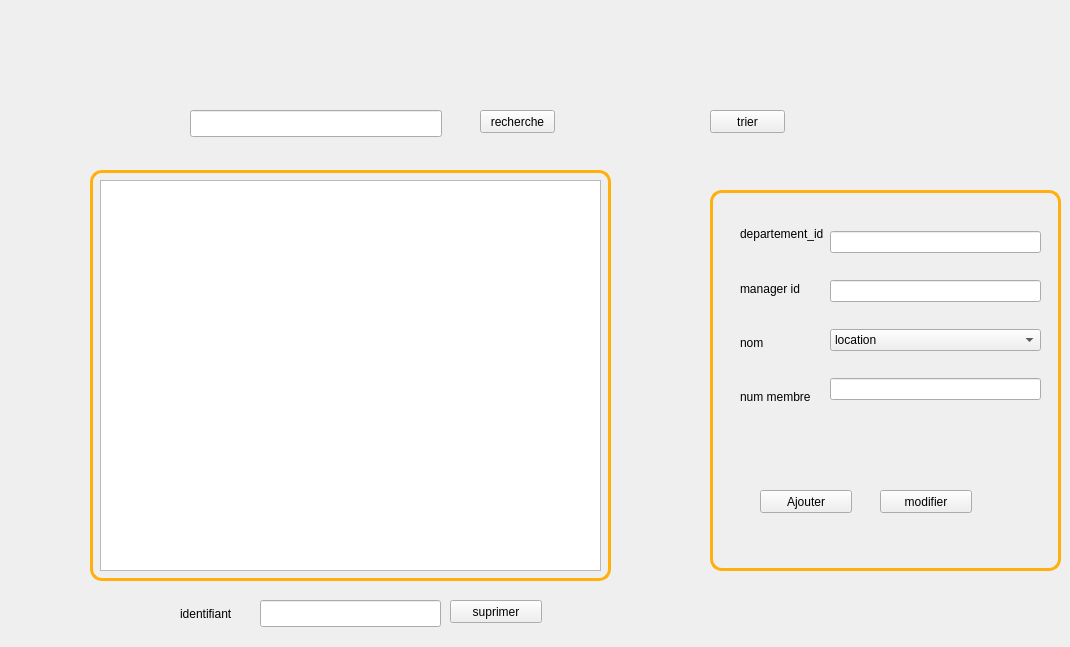
        <widget class="QWidget" name="page_12">
         <widget class="QLineEdit" name="lineEditrecherchee_2">
          <property name="geometry">
           <rect>
            <x>190</x>
            <y>110</y>
            <width>252</width>
            <height>27</height>
           </rect>
          </property>
          <property name="styleSheet">
           <string notr="true"/>
          </property>
          <property name="text">
           <string/>
          </property>
         </widget>
         <widget class="QTableView" name="tabemployee_2">
          <property name="geometry">
           <rect>
            <x>100</x>
            <y>180</y>
            <width>501</width>
            <height>391</height>
           </rect>
          </property>
         </widget>
         <widget class="QPushButton" name="pb_trierr_2">
          <property name="geometry">
           <rect>
            <x>710</x>
            <y>110</y>
            <width>75</width>
            <height>23</height>
           </rect>
          </property>
          <property name="text">
           <string>trier</string>
          </property>
         </widget>
         <widget class="QPushButton" name="pb_ajouterr_2">
          <property name="geometry">
           <rect>
            <x>760</x>
            <y>490</y>
            <width>92</width>
            <height>23</height>
           </rect>
          </property>
          <property name="styleSheet">
           <string notr="true"/>
          </property>
          <property name="text">
           <string>Ajouter</string>
          </property>
          <property name="icon">
           <iconset>
            <normaloff>:/theme_normal/ajouter.png</normaloff>:/theme_normal/ajouter.png</iconset>
          </property>
         </widget>
         <widget class="QPushButton" name="pb_supprimerr_2">
          <property name="geometry">
           <rect>
            <x>450</x>
            <y>600</y>
            <width>92</width>
            <height>23</height>
           </rect>
          </property>
          <property name="styleSheet">
           <string notr="true"/>
          </property>
          <property name="text">
           <string>suprimer</string>
          </property>
          <property name="icon">
           <iconset>
            <normaloff>:/theme_normal/supprimer.png</normaloff>:/theme_normal/supprimer.png</iconset>
          </property>
         </widget>
         <widget class="QWidget" name="horizontalLayoutWidget_7">
          <property name="geometry">
           <rect>
            <x>740</x>
            <y>210</y>
            <width>301</width>
            <height>211</height>
           </rect>
          </property>
          <layout class="QHBoxLayout" name="horizontalLayout_10">
           <item>
            <layout class="QVBoxLayout" name="verticalLayout_21">
             <item>
              <widget class="QLabel" name="label_70">
               <property name="text">
                <string>departement_id</string>
               </property>
              </widget>
             </item>
             <item>
              <widget class="QLabel" name="label_71">
               <property name="text">
                <string>manager id</string>
               </property>
              </widget>
             </item>
             <item>
              <widget class="QLabel" name="label_72">
               <property name="text">
                <string>nom</string>
               </property>
              </widget>
             </item>
             <item>
              <widget class="QLabel" name="label_73">
               <property name="text">
                <string>num membre</string>
               </property>
              </widget>
             </item>
            </layout>
           </item>
           <item>
            <layout class="QVBoxLayout" name="verticalLayout_22">
             <item>
              <widget class="QLineEdit" name="lineEdit_idd_2">
               <property name="text">
                <string/>
               </property>
              </widget>
             </item>
             <item>
              <widget class="QLineEdit" name="lineEdit_managerr">
               <property name="enabled">
                <bool>true</bool>
               </property>
              </widget>
             </item>
             <item>
              <widget class="QComboBox" name="mariemm">
               <item>
                <property name="text">
                 <string>location</string>
                </property>
               </item>
               <item>
                <property name="text">
                 <string>ressource humaine</string>
                </property>
               </item>
               <item>
                <property name="text">
                 <string>finance</string>
                </property>
               </item>
               <item>
                <property name="text">
                 <string>marketing</string>
                </property>
               </item>
              </widget>
             </item>
             <item>
              <widget class="QLineEdit" name="lineEdit_num_membre"/>
             </item>
            </layout>
           </item>
          </layout>
         </widget>
         <widget class="QLabel" name="label_74">
          <property name="geometry">
           <rect>
            <x>180</x>
            <y>590</y>
            <width>56</width>
            <height>48</height>
           </rect>
          </property>
          <property name="text">
           <string>identifiant</string>
          </property>
         </widget>
         <widget class="QPushButton" name="pb_modifierr_2">
          <property name="geometry">
           <rect>
            <x>880</x>
            <y>490</y>
            <width>92</width>
            <height>23</height>
           </rect>
          </property>
          <property name="styleSheet">
           <string notr="true"/>
          </property>
          <property name="text">
           <string>modifier</string>
          </property>
          <property name="icon">
           <iconset>
            <normaloff>:/theme_normal/modifier.png</normaloff>:/theme_normal/modifier.png</iconset>
          </property>
         </widget>
         <widget class="QPushButton" name="pb_recherchee_2">
          <property name="geometry">
           <rect>
            <x>480</x>
            <y>110</y>
            <width>75</width>
            <height>23</height>
           </rect>
          </property>
          <property name="text">
           <string>recherche</string>
          </property>
         </widget>
         <widget class="QLineEdit" name="lineEdits_2">
          <property name="geometry">
           <rect>
            <x>260</x>
            <y>600</y>
            <width>181</width>
            <height>27</height>
           </rect>
          </property>
          <property name="text">
           <string/>
          </property>
         </widget>
         <widget class="QLabel" name="label_75">
          <property name="geometry">
           <rect>
            <x>710</x>
            <y>190</y>
            <width>351</width>
            <height>381</height>
           </rect>
          </property>
          <property name="styleSheet">
           <string notr="true">background-color: transparent;
border-radius: 12px;
border-color: rgb(255, 175, 14);
	padding: 5px;
border-width: 3px;
border-style: solid ;</string>
          </property>
          <property name="text">
           <string/>
          </property>
         </widget>
         <widget class="QLabel" name="label_109">
          <property name="geometry">
           <rect>
            <x>90</x>
            <y>170</y>
            <width>521</width>
            <height>411</height>
           </rect>
          </property>
          <property name="styleSheet">
           <string notr="true">background-color: transparent;
border-radius: 12px;
border-color: rgb(255, 175, 14);
	padding: 5px;
border-width: 3px;
border-style: solid ;</string>
          </property>
          <property name="text">
           <string/>
          </property>
         </widget>
         <zorder>label_109</zorder>
         <zorder>label_75</zorder>
         <zorder>lineEditrecherchee_2</zorder>
         <zorder>tabemployee_2</zorder>
         <zorder>pb_trierr_2</zorder>
         <zorder>pb_ajouterr_2</zorder>
         <zorder>pb_supprimerr_2</zorder>
         <zorder>horizontalLayoutWidget_7</zorder>
         <zorder>label_74</zorder>
         <zorder>pb_modifierr_2</zorder>
         <zorder>pb_recherchee_2</zorder>
         <zorder>lineEdits_2</zorder>
        </widget>
